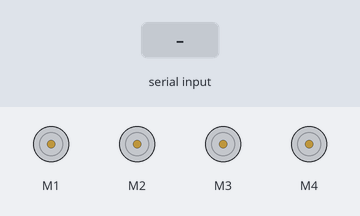
Bench run of a sketch on a simulated Arduino Uno, built with avr-gcc and run on an emulated ATmega328P. Parts: 4 × DC motor (green arrow = forward, orange = backward, longer = faster). The inputs (shaded band) are chosen by the test bench. What the sketch prints to the serial monitor is not drawn.

Above: at 1.2 s.
1.3 s: "F" received over the second serial link
At 2.1 s:
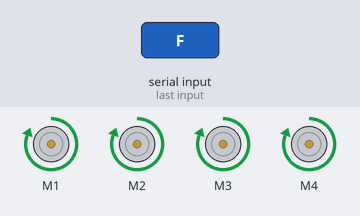
2.8 s: "B" received over the second serial link
At 3.3 s:
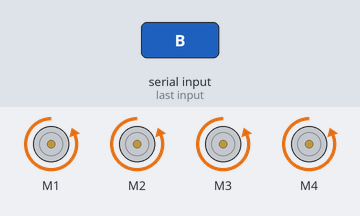
4.3 s: "S" received over the second serial link
At 5.5 s:
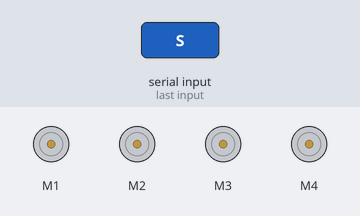
5.8 s: "L" received over the second serial link
At 6.8 s:
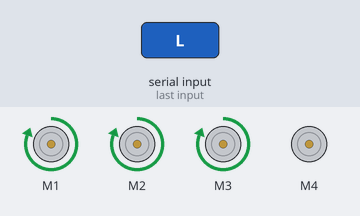
7.3 s: "R" received over the second serial link
At 7.9 s:
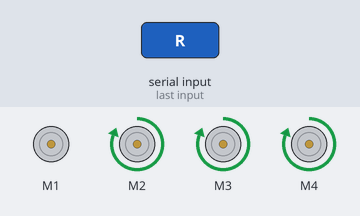
Timing chart, 0 to 9.8 s (numbered marks = the images above; inputs shaded):
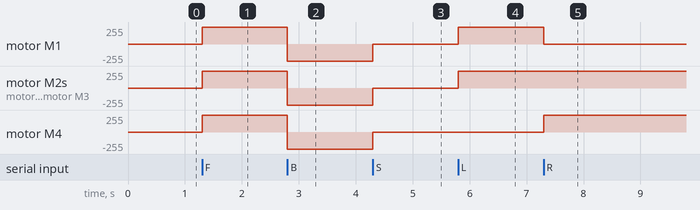

Measured:
- after the input at 1.3 s, motor M1–4: stopped → forward 255/255 at once
- after the input at 2.8 s, motor M1–4: forward 255/255 → backward 255/255 at once
- after the input at 4.3 s, motor M1–4: backward 255/255 → stopped at once
- after the input at 5.8 s, motor M1–3: stopped → forward 255/255 at once
- after the input at 7.3 s, motor M1: forward 255/255 → stopped at once; motor M4: stopped → forward 255/255 at once

The sketch:

shield_4MotorsAndBlootooth.ino
```cpp
#include <AFMotor.h>
#include <SoftwareSerial.h>
SoftwareSerial bt(9, 10);
char c;

AF_DCMotor motor1(1);
AF_DCMotor motor2(2);
AF_DCMotor motor3(3);
AF_DCMotor motor4(4);
void fo (){
  motor1.setSpeed( speed(100));
  motor1.run(FORWARD);
  motor2.setSpeed( speed(100));
  motor2.run(FORWARD);

  motor3.setSpeed( speed(100));
  motor3.run(FORWARD);
  motor4.setSpeed( speed(100));
  motor4.run(FORWARD);
}

void ba (){
  motor1.setSpeed( speed(100));
  motor1.run(BACKWARD);
  motor2.setSpeed( speed(100));
  motor2.run(BACKWARD);

  motor3.setSpeed( speed(100));
  motor3.run(BACKWARD);
  motor4.setSpeed( speed(100));
  motor4.run(BACKWARD);
}
void left (){
  motor1.setSpeed( speed(100));
  motor1.run(FORWARD);
  motor2.setSpeed( speed(100));
  motor2.run(FORWARD);

  motor3.setSpeed( speed(100));
  motor3.run(FORWARD);
  motor4.setSpeed( speed(0));
  motor4.run(FORWARD);
}
void right (){
  motor1.setSpeed( speed(0));
  motor1.run(FORWARD);
  motor2.setSpeed( speed(100));
  motor2.run(FORWARD);

  motor3.setSpeed( speed(100));
  motor3.run(FORWARD);
  motor4.setSpeed( speed(100));
  motor4.run(FORWARD);
}

void st (){
  motor1.setSpeed( speed(0));
  motor1.run(BACKWARD);
  motor2.setSpeed( speed(0));
  motor2.run(BACKWARD);

  motor3.setSpeed( speed(0));
  motor3.run(BACKWARD);
  motor4.setSpeed( speed(0));
  motor4.run(BACKWARD);
}


void setup() {
  // put your setup code here, to run once:
  bt.begin(9600);
  Serial.begin(9600);

}

void loop() {
  // put your main code here, to run repeatedly:


  if (bt.available()) {
    c = bt.read();
    Serial.write(bt.read());
    if (c == 'F') {
      fo();
    }
    if (c == 'B') {
      ba();
    }
    if (c == 'S') {
      st();
    }
    if (c == 'L') {
      left();
    }
     if (c == 'R') {
      right();
    }
  }


}
int speed(int percent){
  return map (percent, 0, 100, 0, 255);
}
```
